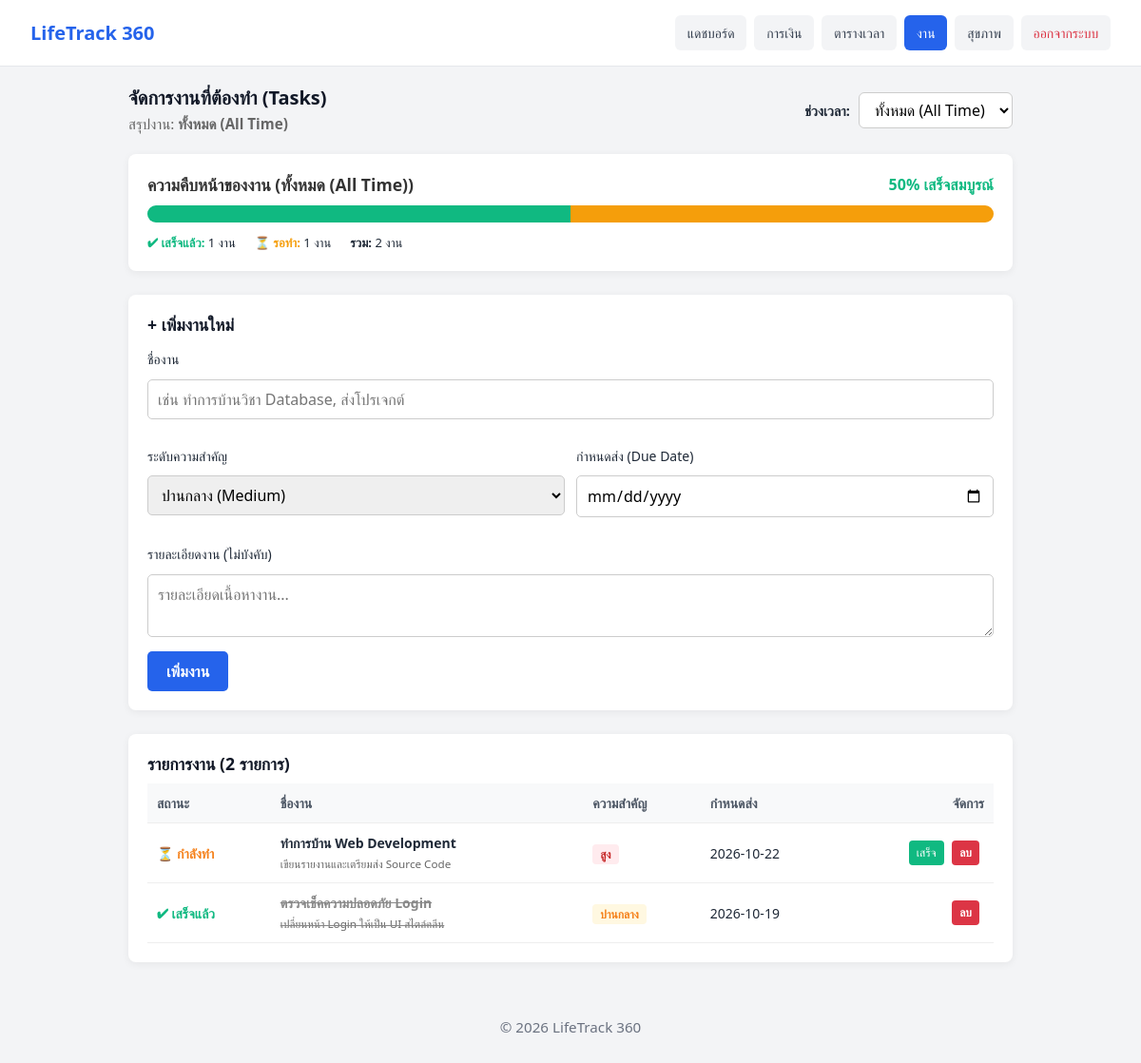
Screenshot of /tasks.php (signed in) with the database file from the repository.
### tables this page shows
CREATE TABLE tasks (
    id INT AUTO_INCREMENT PRIMARY KEY,
    user_id INT NOT NULL,
    title VARCHAR(255) NOT NULL,
    description TEXT NULL,
    priority ENUM('low', 'medium', 'high') DEFAULT 'medium',
    due_date DATE NULL,
    status ENUM('pending', 'completed') DEFAULT 'pending',
    created_at TIMESTAMP DEFAULT CURRENT_TIMESTAMP,
    FOREIGN KEY (user_id) REFERENCES users(id) ON DELETE CASCADE
);

### tasks.php (the view, shortened to what this page needs)
<?php
require_once 'config/database.php';
$user_id = $_SESSION['user_id'];
$selectedPeriod = isset($_GET['period']) ? $_GET['period'] : 'all';
$dateCondition = "";
$queryParams = [':uid' => $user_id];
$displayTitle = "ทั้งหมด (All Time)";
$statStmt = $pdo->prepare("
    SELECT
        COUNT(*) AS total,
        COALESCE(SUM(CASE WHEN status = 'completed' THEN 1 ELSE 0 END), 0) AS completed,
        COALESCE(SUM(CASE WHEN status != 'completed' THEN 1 ELSE 0 END), 0) AS pending
    FROM tasks
    WHERE user_id = :uid $dateCondition
");
$statStmt->execute($queryParams);
$taskStats = $statStmt->fetch();
$totalTasks = (int)$taskStats['total'];
$completedCount = (int)$taskStats['completed'];
$pendingCount = (int)$taskStats['pending'];
$completedPercent = $totalTasks > 0 ? round(($completedCount / $totalTasks) * 100) : 0;
$taskStmt = $pdo->prepare("
    SELECT * FROM tasks
    WHERE user_id = :uid $dateCondition
    ORDER BY status = 'completed' ASC, due_date ASC, id DESC
");
$taskStmt->execute($queryParams);
$tasks = $taskStmt->fetchAll();
?>
<!DOCTYPE html>
<html lang="th">
<head>
  <link rel="stylesheet" href="assets/css/reset.css">
  <link rel="stylesheet" href="assets/css/base.css">
  <link rel="stylesheet" href="assets/css/layout.css">
  <link rel="stylesheet" href="assets/css/components.css">
</head>
<body>
  <header>
    <div style="display: flex; justify-content: space-between; align-items: center;">
      <h1>LifeTrack 360</h1>
    </div>
    <nav id="main-nav">
      <ul>
        <li><a href="index.php">แดชบอร์ด</a></li>
        <li><a href="finance.php">การเงิน</a></li>
        <li><a href="schedules.php">ตารางเวลา</a></li>
        <li><a href="tasks.php" class="active">งาน</a></li>
        <li><a href="health.php">สุขภาพ</a></li>
        <li><a href="logout.php" style="color: #dc3545;">ออกจากระบบ</a></li>
      </ul>
    </nav>
  </header>
  <main class="tasks-container">
    <div style="display: flex; justify-content: space-between; align-items: center; flex-wrap: wrap; gap: 10px; margin-bottom: 20px;">
      <div>
        <h2>จัดการงานที่ต้องทำ (Tasks)</h2>
        <p style="color: #666;">สรุปงาน: <strong><?php echo $displayTitle; ?></strong></p>
      </div>
      <form action="tasks.php" method="GET">
        <label for="period" style="font-size: 0.9rem; font-weight: bold; margin-right: 5px;">ช่วงเวลา:</label>
        <select name="period" id="period" onchange="this.form.submit()" style="padding: 6px 12px; border-radius: 6px; border: 1px solid #ccc; background: #fff; cursor: pointer;">
          <option value="all" <?php echo ($selectedPeriod === 'all') ? 'selected' : ''; ?>>ทั้งหมด (All Time)</option>
        </select>
      </form>
    </div>
    <div class="stat-card">
      <div style="display: flex; justify-content: space-between; align-items: center; margin-bottom: 10px;">
        <h3 style="font-size: 1.1rem; color: #333;">ความคืบหน้าของงาน (<?php echo $displayTitle; ?>)</h3>
        <span style="font-weight: bold; color: #10b981;"><?php echo $completedPercent; ?>% เสร็จสมบูรณ์</span>
      </div>
      <?php if ($totalTasks > 0): ?>
        <div style="width: 100%; height: 18px; background: #f3f4f6; border-radius: 9px; overflow: hidden; display: flex;">
          <div style="width: <?php echo $completedPercent; ?>%; background: #10b981; transition: width 0.4s ease;"></div>
          <div style="width: <?php echo 100 - $completedPercent; ?>%; background: #f59e0b; transition: width 0.4s ease;"></div>
        </div>
        <div style="display: flex; gap: 20px; margin-top: 12px; font-size: 13px;">
          <span><strong style="color: #10b981;">✔ เสร็จแล้ว:</strong> <?php echo $completedCount; ?> งาน</span>
          <span><strong style="color: #f59e0b;">⏳ รอทำ:</strong> <?php echo $pendingCount; ?> งาน</span>
          <span><strong>รวม:</strong> <?php echo $totalTasks; ?> งาน</span>
        </div>
      <?php else: ?>
        <p style="color: #888; font-size: 14px; margin: 10px 0 0 0;">ไม่มีรายการงานในช่วงเวลานี้</p>
      <?php endif; ?>
    </div>
    <div class="form-card">
      <h3 style="margin-bottom: 15px;">+ เพิ่มงานใหม่</h3>
      <form action="tasks.php?period=<?php echo urlencode($selectedPeriod); ?>" method="POST">
        <div class="form-row">
          <div class="form-group" style="grid-column: span 2;">
            <label for="title">ชื่องาน</label>
            <input type="text" name="title" id="title" placeholder="เช่น ทำการบ้านวิชา Database, ส่งโปรเจกต์" required>
          </div>
        </div>
        <div class="form-row">
          <div class="form-group">
            <label for="priority">ระดับความสำคัญ</label>
            <select name="priority" id="priority">
              <option value="medium" selected>ปานกลาง (Medium)</option>
            </select>
          </div>
          <div class="form-group">
            <label for="due_date">กำหนดส่ง (Due Date)</label>
            <input type="date" name="due_date" id="due_date">
          </div>
        </div>
        <div class="form-group" style="margin-bottom: 15px;">
          <label for="description">รายละเอียดงาน (ไม่บังคับ)</label>
          <textarea name="description" id="description" rows="2" placeholder="รายละเอียดเนื้อหางาน..."></textarea>
        </div>
        <button type="submit" class="btn-submit">เพิ่มงาน</button>
      </form>
    </div>
    <div class="list-card">
      <h3>รายการงาน (<?php echo count($tasks); ?> รายการ)</h3>
      <?php if (count($tasks) > 0): ?>
        <table class="data-table">
          <thead>
            <tr>
              <th>สถานะ</th>
              <th>ชื่องาน</th>
              <th>ความสำคัญ</th>
              <th>กำหนดส่ง</th>
              <th style="text-align: right;">จัดการ</th>
            </tr>
          </thead>
          <tbody>
            <?php foreach ($tasks as $t): ?>
              <tr>
                <td>
                  <?php if ($t['status'] === 'completed'): ?>
                    <span style="color: #10b981; font-weight: bold;">✔ เสร็จแล้ว</span>
                  <?php else: ?>
                    <span style="color: #f57f17; font-weight: bold;">⏳ กำลังทำ</span>
                  <?php endif; ?>
                </td>
                <td class="<?php echo $t['status'] === 'completed' ? 'task-done' : ''; ?>">
                  <strong><?php echo htmlspecialchars($t['title']); ?></strong>
                  <?php if (!empty($t['description'])): ?>
                    <br><small style="color: #666;"><?php echo htmlspecialchars($t['description']); ?></small>
                  <?php endif; ?>
                </td>
                <td>
                  <?php if ($t['priority'] === 'high'): ?>
                    <span class="badge-p-high">สูง</span>
                  <?php elseif ($t['priority'] === 'low'): ?>
                    <span class="badge-p-low">ต่ำ</span>
                  <?php else: ?>
                    <span class="badge-p-medium">ปานกลาง</span>
                  <?php endif; ?>
                </td>
                <td><?php echo !empty($t['due_date']) ? htmlspecialchars($t['due_date']) : '-'; ?></td>
                <td style="text-align: right;">
                  <?php if ($t['status'] !== 'completed'): ?>
                    <a href="tasks.php?action=complete&task_id=<?php echo $t['id']; ?>&period=<?php echo urlencode($selectedPeriod); ?>" class="btn-action btn-done">เสร็จ</a>
                  <?php endif; ?>
                  <a href="tasks.php?action=delete&task_id=<?php echo $t['id']; ?>&period=<?php echo urlencode($selectedPeriod); ?>" class="btn-action btn-delete" onclick="return confirm('ยืนยันที่จะลบงานนี้หรือไม่?');">ลบ</a>
                </td>
              </tr>
            <?php endforeach; ?>
          </tbody>
        </table>
      <?php else: ?>
        <p style="color: #888; margin-top: 10px;">ไม่มีรายการงานในช่วงเวลานี้</p>
      <?php endif; ?>
    </div>
  </main>
  <footer>
    <p>&copy; 2026 LifeTrack 360</p>
  </footer>
</body>
</html>

### assets/css/base.css (style rules this page uses)
:root { --primary-color: #2563eb; --primary-dark: #1d4ed8; --success-color: #10b981; --warning-color: #f59e0b; --danger-color: #ef4444; --bg-main: #f3f4f6; --bg-card: #ffffff; --text-main: #111827; --text-muted: #6b7280; --border-color: #e5e7eb; }
h1, h2, h3, h4 { font-weight: 700; line-height: 1.25; color: var(--text-main); }
h1 { font-size: 1.5rem; }
h2 { font-size: 1.25rem; }
h3 { font-size: 1.1rem; }
p { color: var(--text-muted); font-size: 0.95rem; }
nav ul > li { display: block; width: 100%; }
@media (min-width: 769px) { nav ul > li { display: inline-block; width: auto; } }
nav a { font-weight: 500; }
h2 + p { margin-top: 0.25rem; }

### assets/css/layout.css (style rules this page uses)
header { background-color: #ffffff; padding: 1rem; border-bottom: 1px solid #e5e7eb; display: flex; flex-direction: column; gap: 0.75rem; }
header h1 { font-size: 1.25rem; color: #2563eb; }
#main-nav { display: none; width: 100%; }
header nav ul { display: flex; flex-direction: column; gap: 0.5rem; width: 100%; }
header nav a { display: block; width: 100%; text-align: center; padding: 0.5rem 0.8rem; border-radius: 6px; font-size: 0.875rem; background-color: #f3f4f6; color: #374151; transition: background-color 0.2s ease; text-decoration: none; }
header nav a:hover, header nav a.active { background-color: #2563eb; color: #ffffff; }
main { padding: 1.5rem 1rem; max-width: 1200px; margin: 0 auto; }
footer { text-align: center; padding: 2rem 1rem; color: #9ca3af; font-size: 0.85rem; }
@media (min-width: 769px) { #main-nav { display: block !important; width: auto; } }
@media (min-width: 769px) { header nav ul { flex-direction: row; width: auto; } }
@media (min-width: 769px) { header nav a { display: inline-block; width: auto; } }
@media (min-width: 1024px) { header { flex-direction: row; justify-content: space-between; align-items: center; padding: 1rem 2rem; } }
@media (min-width: 1024px) { main { padding: 2.5rem 2rem; } }
.table-card, .list-card { overflow-x: auto; -webkit-overflow-scrolling: touch; }
table.data-table th, table.data-table td { white-space: nowrap; }
table.data-table td:nth-child(2) { white-space: normal; }

### assets/css/components.css (style rules this page uses)
.btn-delete { display: inline-block; padding: 4px 8px; border-radius: 4px; font-size: 12px; font-weight: 600; text-decoration: none; background-color: var(--danger-color, #ef4444); color: #ffffff; border: none; cursor: pointer; transition: opacity 0.2s ease; }
.form-group { margin-bottom: 1rem; display: flex; flex-direction: column; gap: 0.35rem; }
table.data-table { width: 100%; border-collapse: collapse; margin-top: 10px; }
table.data-table th, table.data-table td { border-bottom: 1px solid #eee; padding: 10px; text-align: left; font-size: 14px; }
table.data-table th { background: #f8f9fa; color: #4b5563; font-weight: 600; }

### tasks.php (style rules this page uses)
.tasks-container { max-width: 960px; margin: 20px auto; padding: 0 15px; }
.form-card, .list-card, .stat-card { background: #fff; padding: 20px; border-radius: 8px; box-shadow: 0 2px 8px rgba(0,0,0,0.06); margin-bottom: 25px; }
.form-row { display: grid; grid-template-columns: repeat(auto-fit, minmax(200px, 1fr)); gap: 12px; margin-bottom: 12px; }
.form-group label { display: block; margin-bottom: 5px; font-weight: 500; font-size: 14px; }
.form-group input, .form-group select, .form-group textarea { width: 100%; padding: 8px 10px; border: 1px solid #ccc; border-radius: 5px; box-sizing: border-box; font-family: inherit; }
.btn-submit { padding: 9px 20px; background: #2563eb; color: #fff; border: none; border-radius: 5px; cursor: pointer; font-weight: bold; transition: background 0.2s ease; }
table.data-table { width: 100%; border-collapse: collapse; margin-top: 10px; }
table.data-table th, table.data-table td { border-bottom: 1px solid #eee; padding: 10px; text-align: left; font-size: 14px; }
table.data-table th { background: #f8f9fa; }
.badge-p-high { background: #ffebee; color: #c62828; padding: 2px 8px; border-radius: 4px; font-size: 12px; font-weight: bold; }
.badge-p-medium { background: #fff8e1; color: #f57f17; padding: 2px 8px; border-radius: 4px; font-size: 12px; font-weight: bold; }
.task-done { text-decoration: line-through; color: #888; }
.btn-action { padding: 4px 8px; border-radius: 4px; font-size: 12px; text-decoration: none; margin-right: 5px; display: inline-block; }
.btn-done { background: #10b981; color: #fff; }
.btn-delete { background: #dc3545; color: #fff; }

### rows the page displays
tasks: status "⏳ กำลังทำ", title "ทำการบ้าน Web Development", description "เขียนรายงานและเตรียมส่ง Source Code", priority "สูง", due_date "2026-10-22"
tasks: status "✔ เสร็จแล้ว", title "ตรวจเช็คความปลอดภัย Login", description "เปลี่ยนหน้า Login ให้เป็น UI สไตล์คลีน", priority "ปานกลาง", due_date "2026-10-19"

### other values shown
$displayTitle "ทั้งหมด (All Time)"
$completedPercent "50"
$completedCount "1"
$pendingCount "1"
$totalTasks "2"
count($tasks) "2"
